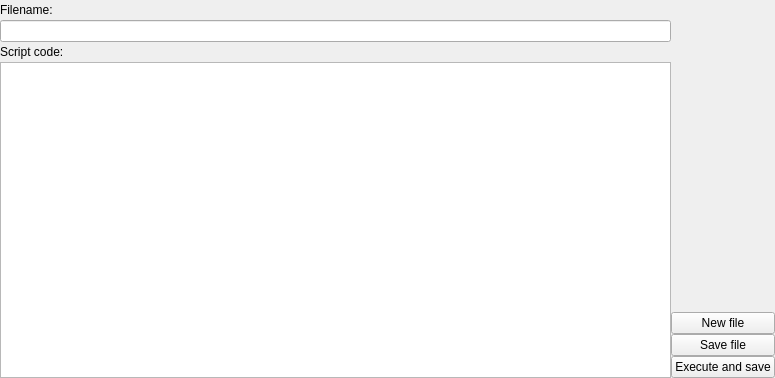
<?xml version="1.0" encoding="UTF-8"?>
<ui version="4.0">
 <class>JsScriptWindow</class>
 <widget class="QWidget" name="JsScriptWindow">
  <property name="geometry">
   <rect>
    <x>0</x>
    <y>0</y>
    <width>775</width>
    <height>378</height>
   </rect>
  </property>
  <property name="windowTitle">
   <string>Form</string>
  </property>
  <layout class="QGridLayout" name="gridLayout_2">
   <property name="leftMargin">
    <number>0</number>
   </property>
   <property name="topMargin">
    <number>0</number>
   </property>
   <property name="rightMargin">
    <number>0</number>
   </property>
   <property name="bottomMargin">
    <number>0</number>
   </property>
   <item row="0" column="0">
    <layout class="QGridLayout" name="gridLayout">
     <property name="spacing">
      <number>0</number>
     </property>
     <item row="4" column="1">
      <widget class="QPushButton" name="pushButton_new_file">
       <property name="text">
        <string>New file</string>
       </property>
      </widget>
     </item>
     <item row="1" column="0">
      <widget class="QLineEdit" name="lineEdit_filename"/>
     </item>
     <item row="0" column="0">
      <widget class="QLabel" name="label_filename">
       <property name="maximumSize">
        <size>
         <width>16777215</width>
         <height>20</height>
        </size>
       </property>
       <property name="text">
        <string>Filename:</string>
       </property>
      </widget>
     </item>
     <item row="2" column="0">
      <widget class="QLabel" name="label_script_code">
       <property name="maximumSize">
        <size>
         <width>16777215</width>
         <height>20</height>
        </size>
       </property>
       <property name="text">
        <string>Script code:</string>
       </property>
      </widget>
     </item>
     <item row="5" column="1">
      <widget class="QPushButton" name="pushButton_save_script_file">
       <property name="text">
        <string>Save file</string>
       </property>
      </widget>
     </item>
     <item row="6" column="1">
      <widget class="QPushButton" name="pushButton_execute_and_save">
       <property name="text">
        <string>Execute and save</string>
       </property>
      </widget>
     </item>
     <item row="3" column="0" rowspan="4">
      <widget class="QTextBrowser" name="textBrowser_script_code">
       <property name="sizePolicy">
        <sizepolicy hsizetype="Expanding" vsizetype="Expanding">
         <horstretch>2</horstretch>
         <verstretch>0</verstretch>
        </sizepolicy>
       </property>
       <property name="readOnly">
        <bool>false</bool>
       </property>
      </widget>
     </item>
     <item row="0" column="1" rowspan="4">
      <widget class="JsScriptSelector" name="js_script_selector" native="true"/>
     </item>
    </layout>
   </item>
  </layout>
 </widget>
 <customwidgets>
  <customwidget>
   <class>JsScriptSelector</class>
   <extends>QWidget</extends>
   <header location="global">ui/widgets/js_script_selector.h</header>
   <container>1</container>
  </customwidget>
 </customwidgets>
 <resources/>
 <connections/>
</ui>
